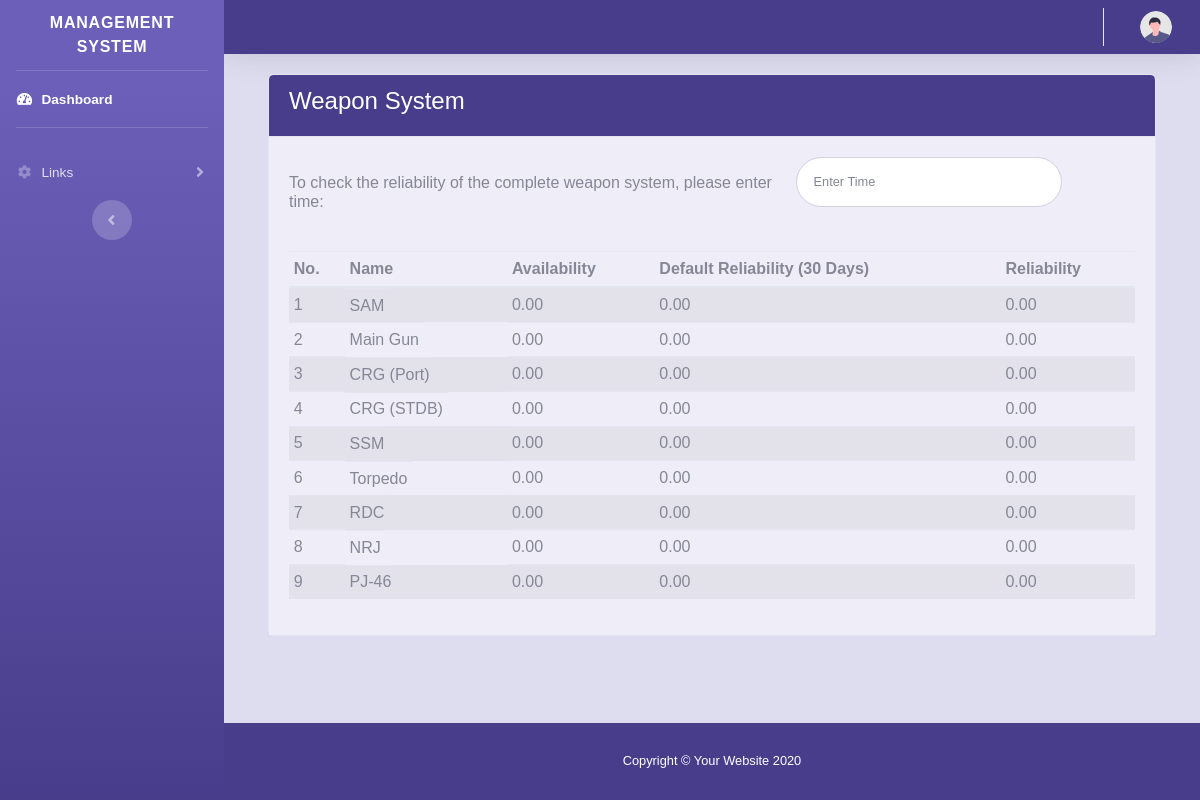
/WEO, run on the app's committed database.
### tables this page shows
CREATE TABLE `controller_data` (
  `ID` bigint(20) NOT NULL,
  `Controller_type` varchar(30) NOT NULL,
  `Controller_Name` varchar(30) NOT NULL,
  `Controller_Code` varchar(30),
  `Ship_ID` varchar(30),
  `ESWB` varchar(30) NOT NULL,
  `Includes` varchar(50) DEFAULT NULL,
  `Not_Includes` varchar(50) DEFAULT NULL,
  `Associated_Equipment` varchar(50) DEFAULT NULL,
  `MTBF` decimal(8,2) DEFAULT NULL,
  `MTTR` decimal(8,2) DEFAULT NULL,
  `Availability` decimal(8,2) DEFAULT NULL,
  `Reliability` decimal(8,2) DEFAULT NULL,
  `Default_Reliability` decimal(8,2) DEFAULT 0.00,
  `Comission_date` date DEFAULT NULL,
  `Total_Equipped` int
);

### application/controllers/WEO.php (called while the page is built, shortened)
<?php if (!defined('BASEPATH')) exit('No direct script access allowed');
class WEO extends CI_Controller
{
    public function index($weapon = NULL)
    {
        $data['controller_data'] = $this->db->where('Controller_type', 'Weapon')->get('controller_data')->result_array();
        $this->load->view('weo/weo', $data);
    }
}

### index.php (called while the page is built, shortened)
<?php
require_once BASEPATH.'core/CodeIgniter.php';

### application/views/weo/weo.php (the view, shortened to what this page needs)
<div class="container">
    <div class="card-body">
        <div class="row">
            <div class="col-lg-12">
                <div class="card">
                    <div class="card-header bg-custom1 ">
                        <h1 class="h4 text-white">Weapon System</h1>
                    </div>
                    <div class="card-body bg-custom3">
                        <form class="user" role="form" id="update_form" method="post" action="">
                            <div class="form-group row ">
                                <div class="col-sm-7 my-3">
                                    <h6>To check the reliability of the complete weapon system, please enter time:</h6>
                                </div>
                                <div class="col-sm-4 mb-1">
                                    <input type="text" class="form-control form-control-user" name="time" id="system_time" placeholder="Enter Time">
                                </div>
                            </div>
                            <div id="table_div">
                                <?php if (isset($controller_data)) {
                                    if (count($controller_data) > 0) { ?>
                                        <table id="datatable" class="table table-sm table-striped bg-custom3">
                                            <thead>
                                                <tr>
                                                    <th scope="col">No.</th>
                                                    <th scope="col">Name</th>
                                                    <th scope="col">Availability</th>
                                                    <th scope="col">Default Reliability (30 Days)</th>
                                                    <th scope="col">Reliability</th>
                                                </tr>
                                            </thead>
                                            <tbody id="table_rows">
                                                <?php $count = 0;
                                                foreach ($controller_data as $data) { ?>
                                                    <tr>
                                                        <td scope="row"><?= ++$count; ?></td>
                                                        <td type="button" scope="row" id="weapon_name<?= $count ?>" value="<?= $data['Controller_Name']; ?>" data-toggle="modal" data-target="#<?= $data['Controller_Code']; ?>"><?= $data['Controller_Name']; ?></td>
                                                        <td scope="row"><?= $data['Availability']; ?></td>
                                                        <td scope="row" id="reldefault<?= $count ?>"><?= $data['Default_Reliability']; ?></td>
                                                        <td scope="row" id="rel<?= $count ?>"><?= $data['Reliability']; ?></td>
                                                    </tr>
                                                <?php } ?>
                                            </tbody>
                                        </table>
                                    <?php } else { ?>
                                        <div class="card-header">
                                            <h1 class="h4 text-gray-900">No records Available</h1>
                                        </div>
                                    <?php }
                                } else { ?>
                                    <a> No Record Available. </a>
                                <?php  } ?>
                            </div>
                        </form>
                    </div>
                </div>
            </div>
        </div>
    </div>
</div>
</div>

### application/views/weo/weo.php (style rules this page uses)
body { font-family: Arial, sans-serif; }

### data on the page
controller_data: Controller_Name "SAM", Availability "0.00", Default_Reliability "0.00", Reliability "0.00"
controller_data: Controller_Name "Main Gun", Availability "0.00", Default_Reliability "0.00", Reliability "0.00"
controller_data: Controller_Name "CRG (Port)", Availability "0.00", Default_Reliability "0.00", Reliability "0.00"
controller_data: Controller_Name "CRG (STDB)", Availability "0.00", Default_Reliability "0.00", Reliability "0.00"
controller_data: Controller_Name "SSM", Availability "0.00", Default_Reliability "0.00", Reliability "0.00"
controller_data: Controller_Name "Torpedo", Availability "0.00", Default_Reliability "0.00", Reliability "0.00"
controller_data: Controller_Name "RDC", Availability "0.00", Default_Reliability "0.00", Reliability "0.00"
controller_data: Controller_Name "NRJ", Availability "0.00", Default_Reliability "0.00", Reliability "0.00"
controller_data: Controller_Name "PJ-46", Availability "0.00", Default_Reliability "0.00", Reliability "0.00"
